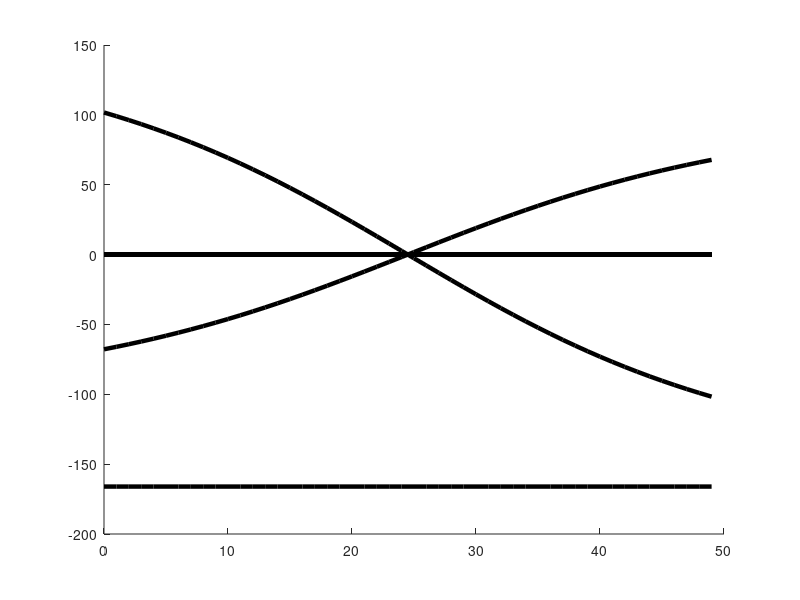

MATLAB code for this plot:
zID = [1, 8, 7, 5, 1, 10, 1]

A = zID(2)
B = zID(3)
C = zID(4)
D = zID(5)
E = zID(6)
F = zID(7)
arrStr = [];
F = 123*[-(D-A);(E-C);-(F-B)]

for i = -2.5:.1:2.5
    AC = [1;1.5;3]/sqrt(1+1.5^2+3^2)
    BC = [1;3;i]/sqrt(1+9+i^2)
    CD = [1;3;i]/sqrt(1+9+i^2)

    arr = [0,0,0,0,0,0,1/3.5,0,-1/3.5,0,0,0,-F(1); %sum of forces at A
        0,0,0,0,0,0,-1.5/3.5,AC(2),-1.5/3.5,0,0,0,-F(2); %sum of forces at A
        0,0,0,0,0,0,-3/3.5,-AC(3),3/3.5,0,0,0,-F(3); %sum of forces at A
        0,0,0,0,0,0,-1/3.5,0,0,-BC(1),-1,0,0;
        -1,0,0,0,0,0,1.5/3.5,AC(3),0,0,0,0,0; %Fby
        0,-1,0,0,0,0,3/3.5,0,0,0,0,0,0; %Fbz
        0,0,-1,0,0,0,0,0,0,BC(1),0,-CD(1),0;%Fcx
        0,2,0,3,0,0,0,0,0,0,0,0,F(3)-3*F(2); % sum of moments about j
        -2,0,3,0,0,0,0,0,0,0,0,0,-F(2)+1.5*F(1);% sum of moments about k
        0,0,0,0,0,0,0,-AC(2),0,-BC(2),0,-CD(2),0;
        0,0,0,0,-1,0,0,0,1.5/3.5,0,0,CD(3),0;%Fdy
        0,0,0,0,0,-1,0,0,3/3.5,0,0,0,0]%Fdz


    arr = rref(arr);
    
    arrStr = [arrStr,arr(:,13)]
end
hold on
k = 0;
for i = 1:1:12
    for j = 1:1:49
        delta1 = arrStr(i,j+1) - arrStr(i,j);
        delta2 = arrStr(i,j+2) - arrStr(i,j+1)
        delta = [delta1, delta2]
        xinc = [j-1,j]
        plot(xinc,delta,'LineWidth',3.2,'Color',[ 0, 0, 0]);
    end
end
hold off

%link AC is most affected. links BC and CD are affect but to a lesser
%degree

%extra equations 
% M i 0,0,0,-3,0,0,0,0,0,0,0,0,-1.5*F(3)-3*F(2)
% Fdx 0,0,0,0,0,0,0,0,1/3.5,0,1,CD(1),0
%0,0,0,0,0,0,-1/3.5,0,0,-BC(1),-1,0,0;
%0,0,0,-1,0,0,0,AC(3),0,0,0,0,0;
%0,0,0,0,0,0,0,0,1/3.5,0,1,CD(1),0;
